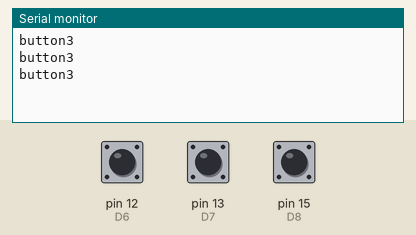
This sketch was run on a simulated Arduino Uno, built with avr-gcc and run on an emulated ATmega328P. On the bench: the last lines printed to the serial monitor. Inputs (shaded band) come from the test bench; at power-on: pin 12 (D6) HIGH, pin 13 (D7) HIGH, pin 15 (D8) HIGH.

Above: at 2.8 s.
2.9 s: pin 12 (D6) pulled LOW for 1.2 s
At 3.3 s:
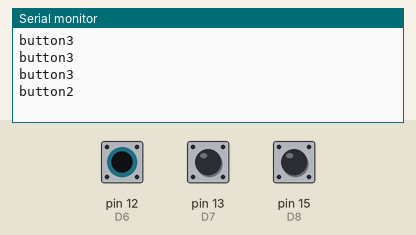
5.6 s: pin 13 (D7) pulled LOW for 1.2 s
At 6.8 s:
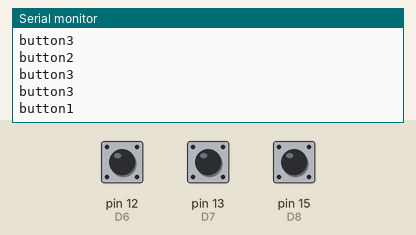
Timing chart, 0 to 8.6 s (numbered marks = the images above; inputs shaded):
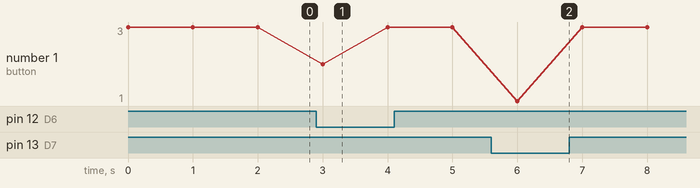

The sketch:

focushardwarev1.ino
```cpp
void setup() {
  Serial.begin(9600);

  pinMode(15, INPUT_PULLUP); // D8
  pinMode(13, INPUT_PULLUP); // D7
  pinMode(12, INPUT_PULLUP); // D6
}

void loop() {
  if (digitalRead(15) == HIGH) {
    Serial.println("button3");
    delay(1000);
  }
  if (digitalRead(13) == LOW) {
    Serial.println("button1");
    delay(1000);
  }
  if (digitalRead(12) == LOW) {
    Serial.println("button2");
    delay(1000);
  }
}
```

Measured:
- after the input at 2.9 s, the serial monitor: prints a new line after 0.10 s (image 1)
- after the input at 5.6 s, the serial monitor: prints a new line after 0.40 s (image 2)
